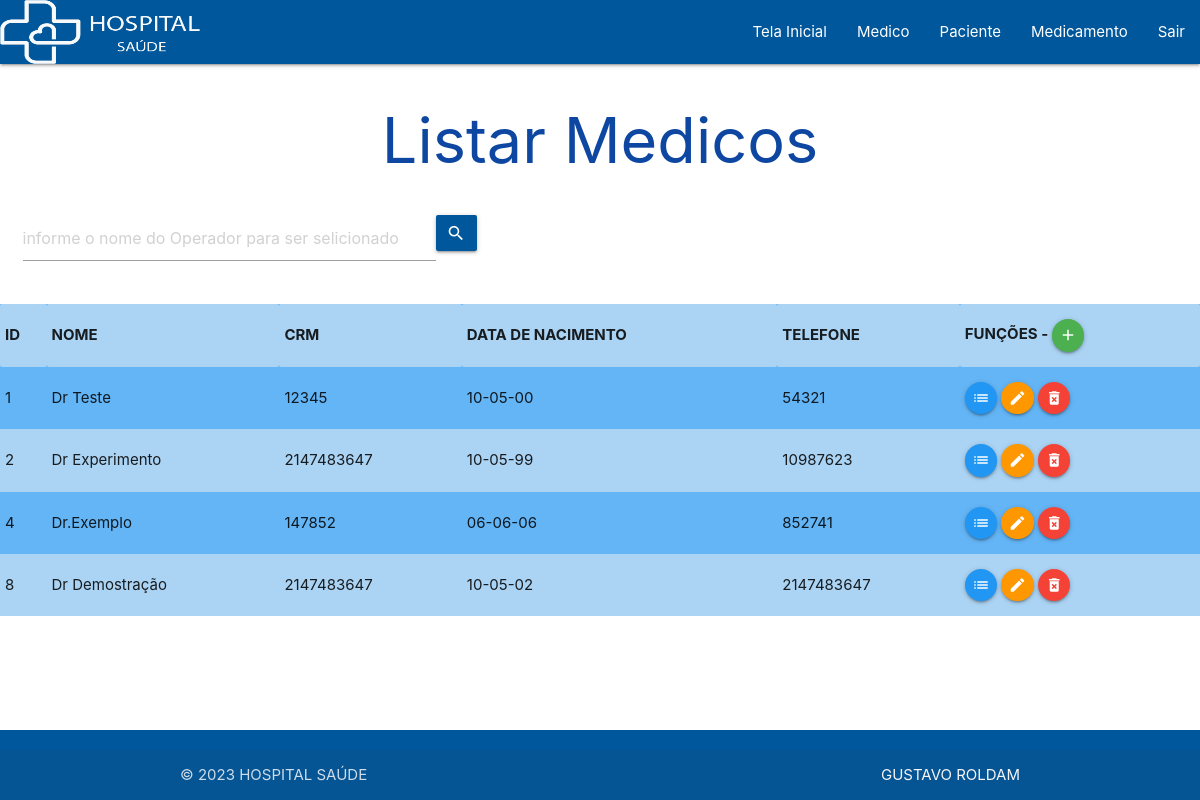
The app's page /VIEW/Medico/lstMedico.php (signed in) with its own data.
### tables this page shows
CREATE TABLE `medico` (
  `id` int(11) NOT NULL,
  `nome` varchar(35) NOT NULL,
  `crm` int(11) NOT NULL,
  `nacimento` date NOT NULL,
  `telefone` int(11) NOT NULL
);

### DAL/dalMedico.php (called while the page is built, shortened)
<?php
include_once 'C:\xampp\htdocs\hospital\MODEL\medico.php';
class dalMedico
{
    public function Select()
    {
        $sql = "select * from medico;";
        $con = Conexao::conectar();
        $result = $con->query($sql);
        foreach ($result as $linha) {
            $medico = new \MODEL\Medico();
            $medico->setId($linha['id']);
            $medico->setNome($linha['nome']);
            $medico->setCrm($linha['crm']);
            $data = date_create($linha['nacimento']);
            $medico->setNacimento(date_format($data, 'd-m-y'));
            $medico->setTelefone($linha['telefone']);
            $lstMedico[] = $medico;
        }
        return $lstMedico;
    }
}

### BLL/bllMedico.php (called while the page is built, shortened)
<?php
    include_once '../../DAL/dalMedico.php';
    class bllMedico{
        public function Select(){
            $dal = new \DAL\dalMedico();
            return $dal->Select();
        }
    }
?>

### MODEL/medico.php (called while the page is built, shortened)
<?php
    class Medico{
        private ?int $id;
        private ?string $nome;
        private ?int $crm;
        private ?string $nacimento;
        private ?int $telefone;
        public function getId(){
            return $this->id;
        }
        public function setId(int $id){
            $this->id = $id;
        }
        public function getNome(){
            return $this->nome;
        }
        public function setNome(string $nome){
            $this->nome = $nome;
        }
        public function getCrm(){
            return $this->crm;
        }
        public function setCrm(int $crm){
            $this->crm = $crm;
        }
        public function getNacimento(){
            return $this->nacimento;
        }
        public function setNacimento(string $nacimento){
            $this->nacimento = $nacimento;
        }
        public function getTelefone(){
            return $this->telefone;
        }
        public function setTelefone(int $telefone){
            $this->telefone = $telefone;
        }
    }
?>

### VIEW/Medico/lstMedico.php (the view, shortened to what this page needs)
<?php
    include_once 'C:\xampp\htdocs\hospital\BLL\bllMedico.php';
    if (isset($_GET['busca'])){
        $busca = $_GET['busca'];
    }else{
        $busca = null;
    }
    $bll = new \BLL\bllMedico();
    if ($busca == null){
        $lstMedico = $bll->Select();
    }else{
        $lstMedico = $bll->SelectNome($busca);
    }
?>
<!DOCTYPE html>
<html lang="pt-br">
<head>
    <link rel="stylesheet" href="https://cdnjs.cloudflare.com/ajax/libs/materialize/1.0.0/css/materialize.min.css">
    <link rel="stylesheet" href="https://cdnjs.cloudflare.com/ajax/libs/materialize/1.0.0/css/materialize.min.css">
</head>
<body>
    <?php
    include_once '../menu.php';
    ?>
    <h1 class="titulo">Listar Medicos</h1>
    <div class="row ">
        <div class="input-field">
            <form action="../Medico/lstMedico.php" method="GET" id="frmBuscaOperador" class="col s8">
                <div class="input-field col s8">
                    <input type="text" placeholder="informe o nome do Operador para ser selicionado" class="form-control col s10" id="txtBusca" name="busca">
                    <button class="btn waves-effect light-blue darken-4 col m1" type="submit" name="action">
                        <i class="material-icons right">search</i></button>
                </div>
            </form>
        </div>
    </div>
    <table class="striped blue lighten-2">
        <tr>
            <th>ID</th>
            <th>NOME</th>
            <th>CRM</th>
            <th>DATA DE NACIMENTO</th>
            <th>TELEFONE</th>
            <th>FUNÇÕES -
                <a class="btn-floating btn-small waves-effect waves-light green" onclick="JavaScript:location.href='inserirMedico.php'">
                    <i class="material-icons">add</i>
                </a>
            </th>
        </tr>
        <?php
        foreach ($lstMedico as $medico) {
        ?>
            <tr>
                <td><?php echo $medico->getId(); ?></td>
                <td><?php echo $medico->getNome(); ?></td>
                <td><?php echo $medico->getCrm(); ?></td>
                <td><?php echo $medico->getNacimento(); ?></td>
                <td><?php echo $medico->getTelefone(); ?></td>
                <td> <a class="btn-floating btn-small waves-effect waves-light blue" onclick="JavaScript:location.href='detalheMedico.php?id=' +
                     <?php echo $medico->getId(); ?>">
                        <i class="material-icons">list</i>
                    </a>
                    <a class="btn-floating btn-small waves-effect waves-light orange" onclick="JavaScript:location.href='editarMedico.php?id=' +
                     <?php echo $medico->getId(); ?>">
                        <i class="material-icons">edit</i>
                    </a>
                    <a class="btn-floating btn-small waves-effect waves-light red" type="button"
                        onclick="JavaScript:remover( <?php echo $medico->getId();?> , '<?php echo $medico->getNome();?>' );"> <i class="material-icons">delete_forever</i>
                    </a>
                </td>
            </tr>
        <?php
        }
        ?>
    </table>
    <?php
    include_once '../footer.php';
    ?>
</body>
</html>

### VIEW/Medico/lstMedico.php (style rules this page uses)
.titulo { display: flex; justify-content: center; align-items: center; color: #0d47a1; }

### records on screen
medico: id "1", nome "Dr Teste", crm "12345", Nacimento "10-05-00", telefone "54321"
medico: id "2", nome "Dr Experimento", crm "2147483647", Nacimento "10-05-99", telefone "10987623"
medico: id "4", nome "Dr.Exemplo", crm "147852", Nacimento "06-06-06", telefone "852741"
medico: id "8", nome "Dr Demostração", crm "2147483647", Nacimento "10-05-02", telefone "2147483647"
